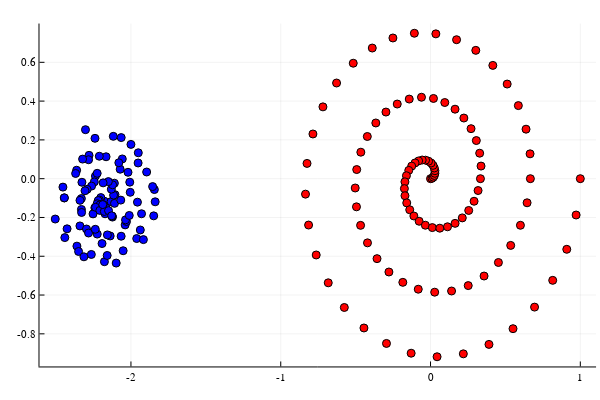

Notebook source saved alongside this figure:
### Markdown cell above
Now I alter the set of points $Y$ with a random rotation matrix $T$, a random scalar $k$ in $[a,b]$ range and a random traslation vector $d$ in $[a_1,b_1]x[a_2,b_2]$. Also, I introduced a error term wich represents a corruption in the data

### Code cell
a=-2;
b=2;
a_1=-5;
b_1=5;
a_2=-2;
b_2=2
N=size(x)[1];
h=ones(N,1);
Y=[x y];
error=randn(100,2)/50
angle_t=acos(rand())
T=[cos(angle_t) -sin(angle_t); sin(angle_t) cos(angle_t)];
k=a-(a-b)rand();
d=[a_1 a_2]-rand(Float64, (1,2)).*[(a_1-b_1) (a_2-b_2)]
X=k*Y*T+h*d+error;
scatter([X[1:N,1],X[1:N,2]]..., legend=nothing, color="blue")
scatter!([Y[1:N,1],Y[1:N,2]]..., color="red")
